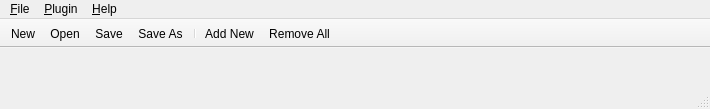
<?xml version="1.0" encoding="UTF-8"?>
<ui version="4.0">
 <class>CarlaMainW</class>
 <widget class="QMainWindow" name="CarlaMainW">
  <property name="geometry">
   <rect>
    <x>0</x>
    <y>0</y>
    <width>710</width>
    <height>109</height>
   </rect>
  </property>
  <property name="windowTitle">
   <string>Carla</string>
  </property>
  <widget class="QWidget" name="centralwidget">
   <layout class="QVBoxLayout" name="verticalLayout">
    <property name="margin">
     <number>0</number>
    </property>
    <item>
     <widget class="QWidget" name="w_plugins" native="true">
      <layout class="QVBoxLayout" name="layout">
       <property name="spacing">
        <number>1</number>
       </property>
       <property name="margin">
        <number>0</number>
       </property>
      </layout>
     </widget>
    </item>
    <item>
     <spacer name="verticalSpacer">
      <property name="orientation">
       <enum>Qt::Vertical</enum>
      </property>
      <property name="sizeHint" stdset="0">
       <size>
        <width>20</width>
        <height>40</height>
       </size>
      </property>
     </spacer>
    </item>
   </layout>
  </widget>
  <widget class="QMenuBar" name="menubar">
   <property name="geometry">
    <rect>
     <x>0</x>
     <y>0</y>
     <width>710</width>
     <height>20</height>
    </rect>
   </property>
   <widget class="QMenu" name="menu_File">
    <property name="title">
     <string>&amp;File</string>
    </property>
    <addaction name="act_file_new"/>
    <addaction name="act_file_open"/>
    <addaction name="act_file_save"/>
    <addaction name="act_file_save_as"/>
    <addaction name="separator"/>
    <addaction name="act_file_quit"/>
   </widget>
   <widget class="QMenu" name="menu_Plugin">
    <property name="title">
     <string>&amp;Plugin</string>
    </property>
    <addaction name="act_plugin_add"/>
    <addaction name="separator"/>
    <addaction name="act_plugin_remove_all"/>
   </widget>
   <widget class="QMenu" name="menu_Help">
    <property name="title">
     <string>&amp;Help</string>
    </property>
    <addaction name="act_help_about"/>
    <addaction name="act_help_about_qt"/>
   </widget>
   <addaction name="menu_File"/>
   <addaction name="menu_Plugin"/>
   <addaction name="menu_Help"/>
  </widget>
  <widget class="QStatusBar" name="statusbar"/>
  <widget class="QToolBar" name="toolBar">
   <property name="windowTitle">
    <string>toolBar</string>
   </property>
   <property name="movable">
    <bool>false</bool>
   </property>
   <property name="allowedAreas">
    <set>Qt::NoToolBarArea</set>
   </property>
   <property name="toolButtonStyle">
    <enum>Qt::ToolButtonTextBesideIcon</enum>
   </property>
   <attribute name="toolBarArea">
    <enum>TopToolBarArea</enum>
   </attribute>
   <attribute name="toolBarBreak">
    <bool>false</bool>
   </attribute>
   <addaction name="act_file_new"/>
   <addaction name="act_file_open"/>
   <addaction name="act_file_save"/>
   <addaction name="act_file_save_as"/>
   <addaction name="separator"/>
   <addaction name="act_plugin_add"/>
   <addaction name="act_plugin_remove_all"/>
  </widget>
  <action name="act_file_save">
   <property name="icon">
    <iconset resource="../icons/icons.qrc">
     <normaloff>:/16x16/document-save.png</normaloff>:/16x16/document-save.png</iconset>
   </property>
   <property name="text">
    <string>&amp;Save</string>
   </property>
  </action>
  <action name="act_file_save_as">
   <property name="icon">
    <iconset resource="../icons/icons.qrc">
     <normaloff>:/16x16/document-save-as.png</normaloff>:/16x16/document-save-as.png</iconset>
   </property>
   <property name="text">
    <string>Save &amp;As...</string>
   </property>
  </action>
  <action name="act_file_new">
   <property name="icon">
    <iconset resource="../icons/icons.qrc">
     <normaloff>:/16x16/document-new.png</normaloff>:/16x16/document-new.png</iconset>
   </property>
   <property name="text">
    <string>&amp;New</string>
   </property>
  </action>
  <action name="act_file_open">
   <property name="icon">
    <iconset resource="../icons/icons.qrc">
     <normaloff>:/16x16/document-open.png</normaloff>:/16x16/document-open.png</iconset>
   </property>
   <property name="text">
    <string>&amp;Open...</string>
   </property>
  </action>
  <action name="act_file_quit">
   <property name="icon">
    <iconset resource="../icons/icons.qrc">
     <normaloff>:/16x16/application-exit.png</normaloff>:/16x16/application-exit.png</iconset>
   </property>
   <property name="text">
    <string>&amp;Quit</string>
   </property>
  </action>
  <action name="act_plugin_remove_all">
   <property name="icon">
    <iconset resource="../icons/icons.qrc">
     <normaloff>:/16x16/edit-delete.png</normaloff>:/16x16/edit-delete.png</iconset>
   </property>
   <property name="text">
    <string>&amp;Remove All</string>
   </property>
  </action>
  <action name="act_help_about">
   <property name="text">
    <string>&amp;About</string>
   </property>
  </action>
  <action name="act_help_about_qt">
   <property name="text">
    <string>About &amp;Qt</string>
   </property>
  </action>
  <action name="act_plugin_add">
   <property name="icon">
    <iconset resource="../icons/icons.qrc">
     <normaloff>:/16x16/list-add.png</normaloff>:/16x16/list-add.png</iconset>
   </property>
   <property name="text">
    <string>&amp;Add New...</string>
   </property>
  </action>
 </widget>
 <resources>
  <include location="../icons/icons.qrc"/>
 </resources>
 <connections>
  <connection>
   <sender>act_file_quit</sender>
   <signal>triggered()</signal>
   <receiver>CarlaMainW</receiver>
   <slot>close()</slot>
   <hints>
    <hint type="sourcelabel">
     <x>-1</x>
     <y>-1</y>
    </hint>
    <hint type="destinationlabel">
     <x>189</x>
     <y>34</y>
    </hint>
   </hints>
  </connection>
 </connections>
</ui>
